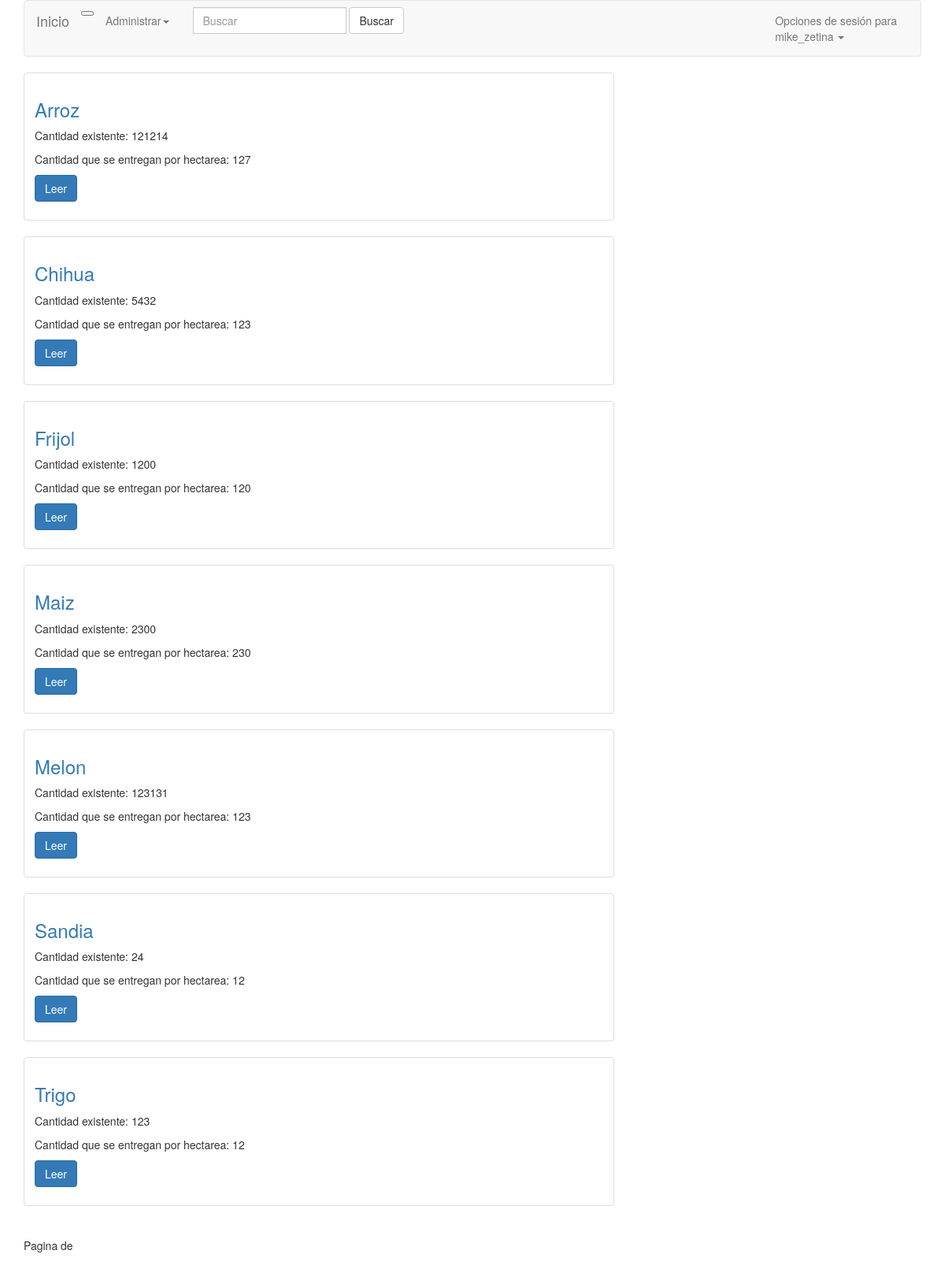
The app's page / (signed in) with its own data.
### inventario/models.py (models this page shows, shortened)
class Semilla(models.Model):
    Nombre = models.CharField(max_length=100)
    CantidadExistente = models.PositiveIntegerField(
        verbose_name="Cantidad existente en KG",
        default=0
    )
    CantidadPorHectarea = models.PositiveIntegerField(
        verbose_name="Cantidad en KG que se movimiento por Hectárea",
        default=0,
    )

### inventario/views.py (the view)
# urls.py: url(r'^$', semilla_list, name='list'),
def semilla_list(request):
    queryset_list = Semilla.objects.all().order_by("Nombre")
    query = request.GET.get("q")
    if query:
        queryset_list = queryset_list.filter(
            Q(Nombre__icontains=query)|
            Q(CantidadExistente__icontains=query)|
            Q(CantidadPorHectarea__icontains=query)
        ).distinct()
    paginator = Paginator(queryset_list, 5)
    page = request.GET.get('page')
    try:
        queryset = paginator.page(page)
    except PageNotAnInteger:
        queryset = paginator.page(1)
    except EmptyPage:
        queryset = paginator.page(paginator.num_pages)
    context = {
        "object_list": queryset_list,
        "title": "Inventario"
    }
    return render(request, "semilla_list.html", context)

### templates/semilla_list.html (shortened to what this page needs)
{% extends "base.html" %}
{% block content%}
<div class="container">
	<div class="row">
		<div class="col-md-8">
            {% for obj in object_list %}
                <div class="thumbnail">
                    <div class="caption post-detail-item">
                        <h3><a href='{{obj.get_absolute_url}}'>{{obj.Nombre}}</a></h3>
                        <p>Cantidad existente: {{obj.CantidadExistente|truncatechars_html:20}}</p>
                        <p>Cantidad que se entregan por hectarea: {{obj.CantidadPorHectarea|truncatechars_html:20}}</p>
                        <p><a href='{{obj.get_absolute_url}}' class="btn btn-primary" role="button">Leer</a></p>
                    </div>
                </div>
            {% endfor %}
			<div class="pagination">
				<span class="step-links">
					<span class="current">
						Pagina {{ object_list.number }} de {{ object_list.paginator.num_pages }}
					</span>
				</span>
			</div>
		</div>
	</div>
</div>
{% endblock %}

### templates/base.html (shortened to what this page needs)
{% load staticfiles %}
<!DOCTYPE html>
<html lang="es">
<head>
	<link rel="stylesheet" href="{% static 'css/bootstrap.min.css' %}">
	<link rel="stylesheet" href="{% static 'css/base.css'%}">
</head>
<body>
	{% block header%}
	<div class="container">
	<nav class="navbar navbar-default">
	<div class="container-fluid">
		<div class="navbar-header">
			<button type="button" class="nav-toggler collapsed" data-toggle="collapse" data-target="#bs-example-navbar-collapse-1" aria-expanded="false">
			</button>
			<a class="navbar-brand" href="{% url 'inventario:list' %}">Inicio</a>
		</div>
		<div class="collapse navbar-collapse" id="bs-example-navbar-collapse-1">
			<ul class="nav navbar-nav">
				<li class="dropdown">
					<a href="#" class="dropdown-toggle" data-toggle="dropdown" role="button" aria-haspopup="true" aria-expanded="false">Administrar<span class="caret"></span></a>
				</li>
			</ul>
            <form method="GET" class="navbar-form navbar-left">
                <div class="input-group">
                    <input type="text" class="form-control" placeholder="Buscar" name="q" value="{{ request.GET.q }}">
                </div>
                <button type="submit" class="btn btn-default">Buscar</button>
            </form>
		<ul class="nav navbar-nav navbar-right">
			<li class="dropdown">
				<a href="#" class="dropdown-toggle" data-toggle="dropdown" role="button" aria-haspopup="true" aria-expanded="false">
                    Opciones de sesión
                    {% if request.user.is_authenticated %} para <br> {{ request.user }}{% endif %}
                    <span class="caret"></span>
                </a>
			</li>
		</ul>
	</div>
	</nav>
	</div>
	{% endblock %}
	{% block content %}
	{% endblock %}
</body>
</html>

### records on screen
Semilla: Nombre "Arroz", CantidadExistente "121214", CantidadPorHectarea "127"
Semilla: Nombre "Chihua", CantidadExistente "5432", CantidadPorHectarea "123"
Semilla: Nombre "Frijol", CantidadExistente "1200", CantidadPorHectarea "120"
Semilla: Nombre "Maiz", CantidadExistente "2300", CantidadPorHectarea "230"
Semilla: Nombre "Melon", CantidadExistente "123131", CantidadPorHectarea "123"
Semilla: Nombre "Sandia", CantidadExistente "24", CantidadPorHectarea "12"
Semilla: Nombre "Trigo", CantidadExistente "123", CantidadPorHectarea "12"

### other values on screen
{{ request.user }} "mike_zetina"
